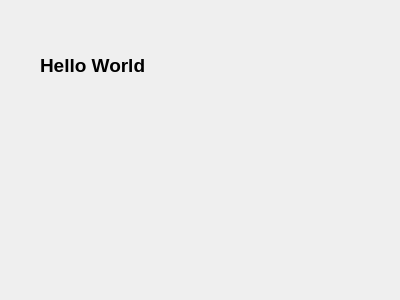
<?xml version="1.0" encoding="UTF-8"?>
<ui version="4.0">
 <class>Dialog</class>
 <widget class="QDialog" name="Dialog">
  <property name="geometry">
   <rect>
    <x>0</x>
    <y>0</y>
    <width>400</width>
    <height>300</height>
   </rect>
  </property>
  <property name="windowTitle">
   <string>Dialog</string>
  </property>
  <widget class="QLabel" name="label">
   <property name="geometry">
    <rect>
     <x>40</x>
     <y>30</y>
     <width>221</width>
     <height>71</height>
    </rect>
   </property>
   <property name="text">
    <string>&lt;html&gt;&lt;head/&gt;&lt;body&gt;&lt;p&gt;&lt;span style=&quot; font-size:14pt; font-weight:600;&quot;&gt;Hello World&lt;/span&gt;&lt;/p&gt;&lt;/body&gt;&lt;/html&gt;</string>
   </property>
  </widget>
 </widget>
 <layoutdefault spacing="6" margin="11"/>
 <resources/>
 <connections/>
</ui>
